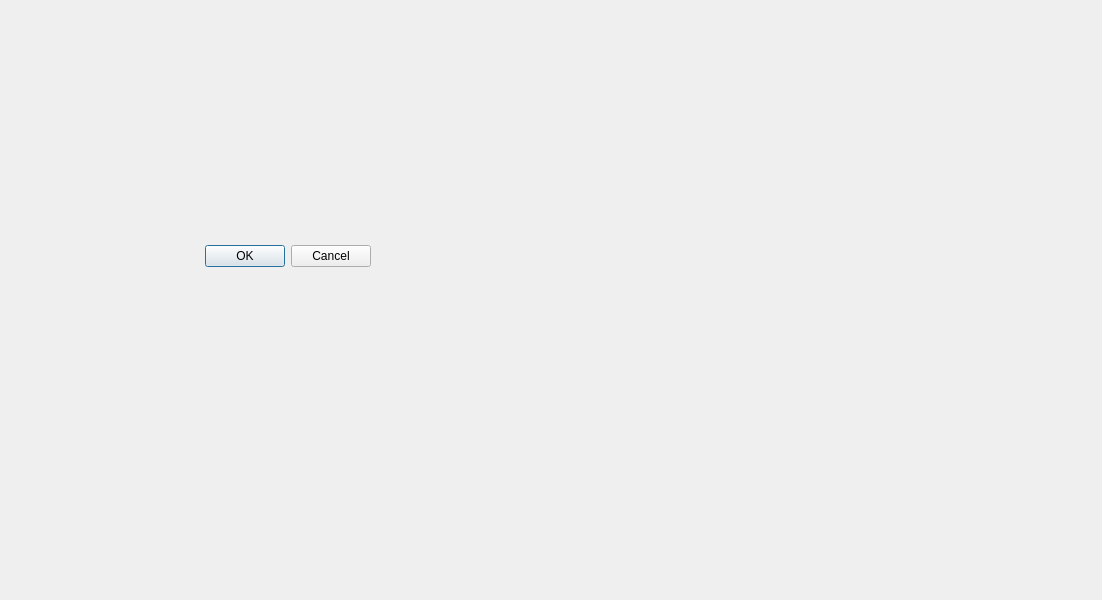
<?xml version="1.0" encoding="UTF-8"?>
<ui version="4.0">
 <class>Dialog</class>
 <widget class="QDialog" name="Dialog">
  <property name="geometry">
   <rect>
    <x>0</x>
    <y>0</y>
    <width>1102</width>
    <height>600</height>
   </rect>
  </property>
  <property name="windowTitle">
   <string>Dialog</string>
  </property>
  <widget class="QDialogButtonBox" name="buttonBox">
   <property name="geometry">
    <rect>
     <x>30</x>
     <y>240</y>
     <width>341</width>
     <height>32</height>
    </rect>
   </property>
   <property name="orientation">
    <enum>Qt::Horizontal</enum>
   </property>
   <property name="standardButtons">
    <set>QDialogButtonBox::Cancel|QDialogButtonBox::Ok</set>
   </property>
  </widget>
 </widget>
 <resources/>
 <connections>
  <connection>
   <sender>buttonBox</sender>
   <signal>accepted()</signal>
   <receiver>Dialog</receiver>
   <slot>accept()</slot>
   <hints>
    <hint type="sourcelabel">
     <x>248</x>
     <y>254</y>
    </hint>
    <hint type="destinationlabel">
     <x>157</x>
     <y>274</y>
    </hint>
   </hints>
  </connection>
  <connection>
   <sender>buttonBox</sender>
   <signal>rejected()</signal>
   <receiver>Dialog</receiver>
   <slot>reject()</slot>
   <hints>
    <hint type="sourcelabel">
     <x>316</x>
     <y>260</y>
    </hint>
    <hint type="destinationlabel">
     <x>286</x>
     <y>274</y>
    </hint>
   </hints>
  </connection>
 </connections>
</ui>
